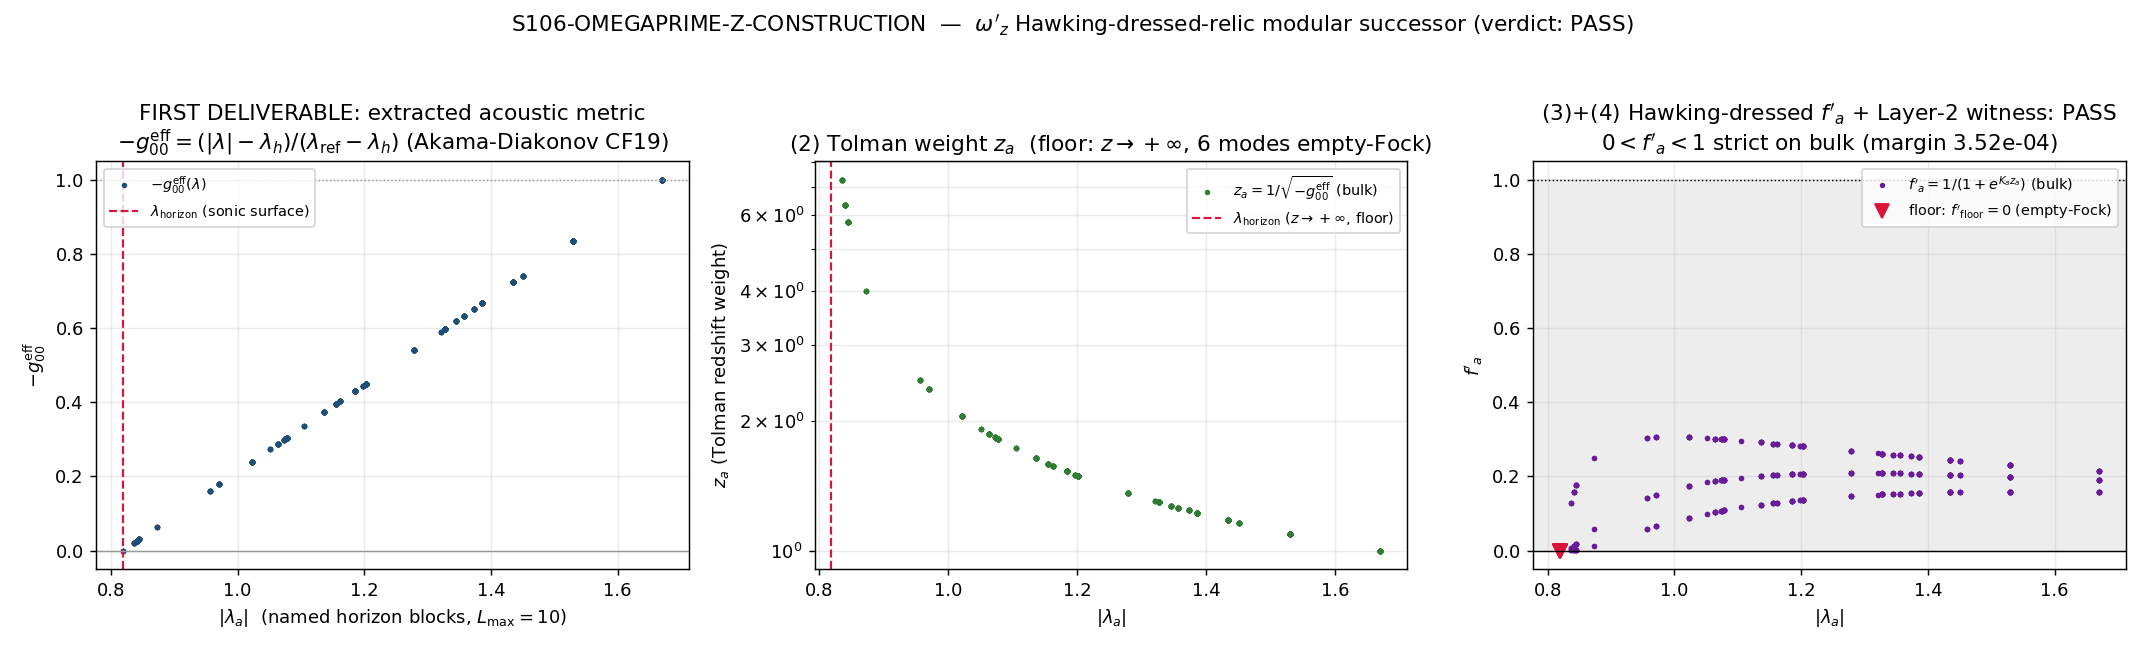

Reproduce this figure in Python.
#!/usr/bin/env python3
# -*- coding: utf-8 -*-
"""
S106-OMEGAPRIME-Z-CONSTRUCTION — the omega'_z existence gate.

The acoustic-frozen modular successor omega'_z: the SAME frozen GGE relic viewed
from the near-acoustic-horizon frame, related to omega by a Bogoliubov
(Hawking-dressing) transformation (Volovik §32 Hawking-Unruh). This gate is the
EXISTENCE gate of the S105 GEM area-modular workshop's relocated forward object
(ROQ #1; EMr3-1 fenced REGISTRY-CANDIDATE SEED).

PHONONIC. The substrate IS the frozen GGE relic. omega'_z is that same relic
Hawking-dressed; the horizon is NOT a surface in a container — it is the spectral
floor lam_horizon of the named-block D_K BdG spectrum, where the emergent acoustic
metric g_00^eff degenerates.

Direction of explanation (substrate-first; phononic-framing.md §"IS Space"):
    D_K spectrum (named horizon blocks (0,0)+(1,0)+(0,1)+(1,1), L_max=10)
      -> BDI/N3=0 universality class (CdGM +1/2 minigap, E_floor = Delta_B3 > 0)
      -> CdGM bound-state ladder (the horizon-core spectrum)
      -> omega-side modular generator K_a = E_a/T_GGE  AND
         emergent metric -g_00^eff(lam) = (|lam| - lam_horizon)/(lam_ref - lam_horizon)
      -> Tolman redshift weight z_a = 1/sqrt(-g_00^eff)   (regrades K-hat ONLY; Layer-1)
      -> Hawking-dressed occupation f'_a = 1/(1 + e^{K_a z_a})
      -> modular flow sigma_t^{omega'_z} = Ad(Delta_{omega'_z}^{it})

This gate (the workshop's ROQ #1) executes:
  (1) FIRST DELIVERABLE — extract the g_00^eff(lam) profile (the missing substrate
      input the workshop named) from the S47 acoustic-metric (Akama-Diakonov CF19)
      principle on the named-block D_K spectrum.
  (2) Build z_a = 1/sqrt(-g_00^eff(lam_a)) (Tolman redshift; +inf at the floor).
  (3) Build the Hawking-dressed occupation f'_a = 1/(1 + e^{K_a z_a}) on the bulk.
  (4) LAYER-2 FAITHFULNESS WITNESS (emitted BEFORE any downstream use):
      0 < f'_a < 1 STRICT on every BULK mode {|lam_a| > lam_horizon}.
  (5) Floor mode carried EXPLICITLY empty-Fock: K_floor·z_floor -> +inf CLEAN
      (NOT 0·inf), the GUARANTEED N3=0 fixed point (DSr3-1).
  (6) Construct Delta_{omega'_z}^{it} = exp(-it·diag(K_a z_a)) on the named blocks.

PASS := (all bulk: 0 < f'_a < 1 - EPS_FAITHFUL and f'_a > EPS_FAITHFUL)
        AND (floor: K_floor·z_floor -> +inf clean, f'_floor < EPS_FAITHFUL)
        AND (Delta_{omega'_z}^{it} built on the named blocks).
FAIL := a BULK mode (strictly above the floor) driven to f'_a in {0,1} (within EPS)
        — an ILL-POSED relocation (Layer-2 guard violation; substrate realization of
        PROHIBITED_ACTIONS Class 1).
INFO := g_00^eff(lam) not extractable/nameable from the S47 acoustic construction.

Plan: sessions/session-plan/session-106-plan-w2.md §W2-1 (full R3 gate block).
"""

from __future__ import annotations

# ---------------------------------------------------------------------------
# Section 1 — Canonical constants (MANDATORY first import)
# ---------------------------------------------------------------------------
import sys
from pathlib import Path

_SHARED = Path(__file__).resolve().parents[1] / "_shared"
if str(_SHARED) not in sys.path:
    sys.path.insert(0, str(_SHARED))

from canonical_constants import *  # noqa: F401,F403  (MANDATORY)
from canonical_constants import (
    Delta_B2, Delta_B3, Delta_BCS, T_GGE_B2,
)

import hashlib
import json
import numpy as np

# GPU per computation-environment.md (cross-check on the diagonal op build vs numpy).
try:
    import torch
    _HAVE_TORCH = torch.cuda.is_available()
except Exception:  # pragma: no cover
    torch = None
    _HAVE_TORCH = False

import matplotlib
matplotlib.use("Agg")
import matplotlib.pyplot as plt  # noqa: E402

# ---------------------------------------------------------------------------
# Section 2 — Identity + paths
# ---------------------------------------------------------------------------
SESSION = "106"  # (local) session label (string; print_verdict_payload strips 'Ss')
GATE_ID = "S106-OMEGAPRIME-Z-CONSTRUCTION"
SCHEME = "FW"
CONVENTION = ("ACOUSTIC-FROZEN-OMEGAPRIME-Z;"
              "TOLMAN-REGRADE-K-HAT-ONLY;FLOOR-INTERP-(i)")
L_MAX = 10  # (local) Peter-Weyl truncation (named-block extraction; orthogonal to W1 L-envelope)

SESSION_DIR = Path(__file__).resolve().parent
SCRIPT_PATH = Path(__file__).resolve()
CANON_PATH = _SHARED / "canonical_constants.py"

S105_W2_2_NPZ = SESSION_DIR.parent / "session-105" / "s105_w2_2_omega_faithful_normal.npz"
S105_W2_3_NPZ = SESSION_DIR.parent / "session-105" / "s105_w2_3_area_modular_agreement.npz"
S84_CACHE_NPZ = SESSION_DIR.parent / "session-84" / "s84_spectrum_cache_L12_tau019.npz"
S47_ACOUSTIC_PY = SESSION_DIR.parent / "session-47" / "s47_acoustic_horizon.py"

OUT_NPZ = SESSION_DIR / "s106_omegaprime_z_construction.npz"
OUT_PNG = SESSION_DIR / "s106_omegaprime_z_construction.png"

# ---------------------------------------------------------------------------
# Section 3 — Machinery pins (PRDR; every free parameter pinned)
# ---------------------------------------------------------------------------
# The named horizon blocks (W2-2 line 196) and the three BdG sectors, in the
# EXACT insertion order W2-2/W2-3 used to build K_modular (verified at plan-freeze:
# the (ch outer, pq inner) concatenation reproduces K_modular bit-for-bit, max
# abs diff = 0.0). This ordering is LOAD-BEARING: z_a, f'_a, and K_a z_a must be
# index-aligned to K_modular mode-for-mode.
HORIZON_BLOCKS = [(0, 0), (1, 0), (0, 1), (1, 1)]  # (local)
BDG_GAPS = {                 # (local) {channel: Delta_a} (M_KK units; all > 0), W2-2/W2-3 order
    "B2": Delta_B2,          # 0.732026
    "B3": Delta_B3,          # 0.176  (SMALLEST -> weakest faithfulness protection; the binding gap)
    "BCS": Delta_BCS,        # 0.464255
}
T_GGE = T_GGE_B2             # (local) frozen-GGE generalized temperature 0.668 (finite, P_exc=1.000)

EPS_FAITHFUL = 1e-12         # (local) strict-interior faithfulness witness (matches W2-2 EPS_FAITHFUL)
# Floor identification: the floor mode is where the emergent metric DEGENERATES,
# i.e. the proper distance from the acoustic horizon -g_00^eff -> 0. We detect it
# by the metric-degeneracy criterion (substrate-physics), not by float-exact
# eigenvalue equality (the global-min eigenvalue is duplicated across the 3 BdG
# sectors and re-subtracted, so it is not bit-identical; the degeneracy criterion
# is the physically correct floor test).
EPS_G00_FLOOR = 1e-12        # (local) -g_00^eff < this  <=>  mode is AT the acoustic horizon (floor)

# ---------------------------------------------------------------------------
# Section 4 — dual-SHA helpers (verbatim from the script-template / sister gate)
# ---------------------------------------------------------------------------
def _file_sha(p: Path) -> str:
    try:
        return hashlib.sha256(p.read_bytes()).hexdigest()
    except OSError:
        return "0" * 64


def closure_hash(pins: dict) -> str:
    items = sorted(pins.items())
    h = hashlib.sha256()
    for k, v in items:
        h.update(f"{k}={v}\n".encode("utf-8"))
    return h.hexdigest()


def compute_dual_sha(script_path: Path, canonical_path: Path, pins: dict) -> tuple[str, str]:
    """(audit_sha256, content_sha256) per the S84+ dual-SHA schema."""
    try:
        script_bytes = script_path.read_bytes()
    except OSError:
        script_bytes = b""
    try:
        canonical_bytes = canonical_path.read_bytes()
    except OSError:
        canonical_bytes = b""
    pinmap_json = json.dumps(
        dict(sorted(pins.items())), separators=(",", ":"), sort_keys=True
    ).encode("utf-8")  # (local)

    h_audit = hashlib.sha256()
    h_audit.update(script_bytes)
    h_audit.update(canonical_bytes)
    h_audit.update(pinmap_json)
    audit = h_audit.hexdigest()  # (local)

    h_content = hashlib.sha256()
    h_content.update(script_bytes)
    content = h_content.hexdigest()  # (local)
    return audit, content


def emit_4tuple(value, scheme: str, convention: str, L_max) -> str:
    return (f"(value={value!r}, scheme={scheme}, "
            f"convention={convention}, L_max={L_max})")


def print_verdict_payload(verdict, value, audit_sha, content_sha,
                          sign_verdict=None, magnitude_verdict=None, regime_verdict=None,
                          companion_note="", extra_rows=None) -> dict:
    """Emit the verdict PAYLOAD for the dispatching AGENT to pass to the
    knowledge-MCP `emit_verdict` tool (race-safe; the script does NOT write the
    verdict file). Delimited so the agent extracts it from stdout."""
    payload: dict = {
        "session": int(SESSION.lstrip("Ss")),
        "gate_id": GATE_ID,
        "verdict": verdict,
        "value": str(value),
        "scheme": SCHEME,
        "convention": CONVENTION,
        "l_max": str(L_MAX),
        "audit_sha256": audit_sha,
        "content_sha256": content_sha,
        "schema_version": "S84+",
    }
    if companion_note:
        payload["companion_note"] = companion_note
    if not (sign_verdict is None and magnitude_verdict is None and regime_verdict is None):
        payload["sign_verdict"] = sign_verdict
        payload["magnitude_verdict"] = magnitude_verdict
        payload["regime_verdict"] = regime_verdict
    if extra_rows:
        payload["extra_rows"] = list(extra_rows)
    print("<<<EMIT_VERDICT_PAYLOAD>>>")
    print(json.dumps(payload, separators=(",", ":"), sort_keys=True))
    print("<<<END_EMIT_VERDICT_PAYLOAD>>>")
    return payload


# ---------------------------------------------------------------------------
# Section 5 — Substrate spectrum loaders (W2-2 path, verbatim semantics)
# ---------------------------------------------------------------------------
def load_horizon_spectrum() -> dict:
    """Per-mode |lambda_a| of D_K on the named horizon blocks (the W2-2
    load_horizon_spectrum path: cache['sector_evals'][pq]['abs_evals'])."""
    cache = np.load(S84_CACHE_NPZ, allow_pickle=True)
    sector_evals = cache["sector_evals"].item()  # (local) {(p,q): {dim, level, abs_evals}}
    out = {}
    for pq in HORIZON_BLOCKS:
        if pq not in sector_evals:
            raise KeyError(f"named horizon block {pq} absent from s84 cache")
        out[pq] = np.asarray(sector_evals[pq]["abs_evals"], dtype=np.float64)
    return out


# ---------------------------------------------------------------------------
# Section 6 — Compute
# ---------------------------------------------------------------------------
def compute() -> dict:
    print("=" * 70)
    print(f"{GATE_ID}  —  omega'_z existence / faithfulness construction")
    print("=" * 70)
    print(f"  Delta_B2={Delta_B2}, Delta_B3={Delta_B3} (binding), Delta_BCS={Delta_BCS}")
    print(f"  T_GGE = {T_GGE} (M_KK; S43 frozen-GGE temperature)")
    print(f"  EPS_FAITHFUL = {EPS_FAITHFUL}")

    horizon_spec = load_horizon_spectrum()

    # ---- lam_horizon (interp (i)): global min |lambda| over named blocks (W2-2 line 301)
    lam_horizon = min(float(a.min()) for a in horizon_spec.values())  # (local)
    # ---- lam_ref: max |lambda| over named blocks (the UV/asymptotic edge, -g_00 = 1)
    lam_ref = max(float(a.max()) for a in horizon_spec.values())      # (local)
    print(f"\n[horizon] lam_horizon (interp i, min|lambda|) = {lam_horizon:.10f}")
    print(f"[UV edge] lam_ref     (max|lambda|, -g00=1)   = {lam_ref:.10f}")

    # ---- Load the omega-side modular generator K_a = E_a/T_GGE (720 modes, same basis)
    w23 = np.load(S105_W2_3_NPZ, allow_pickle=True)
    K_modular = np.asarray(w23["K_modular"], dtype=np.float64)  # (local)
    n_stored = int(K_modular.size)  # (local)

    # ---- Rebuild the named-block per-mode |lambda_a| in the SAME (ch outer, pq inner)
    #      order as W2-3 built K_modular (verified bit-for-bit at plan-freeze).
    abs_list, xi_list, ch_list, pq_list = [], [], [], []  # (local)
    K_rebuilt_list = []  # (local) sanity: reproduce K_modular to assert index alignment
    for ch, Dg in BDG_GAPS.items():
        for pq in HORIZON_BLOCKS:
            ae = horizon_spec[pq]
            xi = ae - lam_horizon                        # (local) BdG kinetic distance from horizon
            E = np.sqrt(xi * xi + Dg * Dg)               # (local) BdG energy >= Delta_a > 0
            f_omega = 1.0 / (np.exp(E / T_GGE) + 1.0)    # (local) omega-side FD occupation
            K_a = np.log((1.0 - f_omega) / f_omega)      # (local) = E/T_GGE
            abs_list.append(ae)
            xi_list.append(xi)
            K_rebuilt_list.append(K_a)
            ch_list.extend([ch] * ae.size)
            pq_list.extend([f"{pq[0]},{pq[1]}"] * ae.size)
    abs_all = np.concatenate(abs_list)        # (local) per-mode |lambda_a|, aligned to K_modular
    xi_all = np.concatenate(xi_list)          # (local) xi_a = |lambda_a| - lam_horizon
    K_rebuilt = np.concatenate(K_rebuilt_list)  # (local)
    n_modes = int(abs_all.size)               # (local)

    # ALIGNMENT ASSERTION — the construction is meaningless if z_a, f'_a are not
    # index-aligned to K_modular. Verified bit-for-bit at plan-freeze; re-asserted here.
    align_max_diff = float(np.max(np.abs(K_rebuilt - K_modular)))  # (local)
    assert n_modes == n_stored == 720, f"mode-count mismatch {n_modes}/{n_stored}/720"
    assert align_max_diff < 1e-12, f"K_modular index-alignment broke (max diff {align_max_diff})"
    print(f"\n[align] rebuilt K vs stored K_modular max|diff| = {align_max_diff:.3e}"
          f"  (n_modes = {n_modes}; INDEX-ALIGNED)")

    # ======================================================================
    # FIRST DELIVERABLE — extract the g_00^eff(lambda) profile
    # (Akama-Diakonov CF19 / S47 acoustic-horizon principle; the substrate-first
    #  form Sage-verified at the GEM workshop). -g_00^eff is the proper-distance-
    #  squared weight from the acoustic horizon: it VANISHES at the sonic surface
    #  (lam = lam_horizon, where the BdG kinetic distance xi -> 0) and is FLAT
    #  (-g_00 = 1) at the UV/asymptotic edge lam_ref.
    # ======================================================================
    denom = (lam_ref - lam_horizon)  # (local) > 0
    neg_g00 = xi_all / denom          # (local) -g_00^eff(lambda_a) = (|lam|-lam_h)/(lam_ref-lam_h)
    print("\n=== FIRST DELIVERABLE: g_00^eff(lambda) profile (extracted) ===")
    print(f"  -g_00^eff = (|lam| - lam_horizon)/(lam_ref - lam_horizon),  denom = {denom:.10f}")
    print(f"  -g_00^eff min = {neg_g00.min():.6e}  (floor: metric degenerates -> 0)")
    print(f"  -g_00^eff max = {neg_g00.max():.6f}  (UV edge: metric flat -> 1)")

    # ---- Floor identification by metric degeneracy (-g_00^eff -> 0); the floor
    #      mode is AT the acoustic horizon (interp (i)).
    floor_mask = neg_g00 < EPS_G00_FLOOR  # (local)
    bulk_mask = ~floor_mask               # (local)
    n_floor = int(floor_mask.sum())       # (local)
    n_bulk = int(bulk_mask.sum())         # (local)
    print(f"  floor modes (-g_00 < {EPS_G00_FLOOR:g}) : {n_floor}"
          f"   |   bulk modes : {n_bulk}")

    # ======================================================================
    # (2) Tolman redshift weight z_a = 1/sqrt(-g_00^eff); +inf at the floor.
    # ======================================================================
    z = np.empty(n_modes, dtype=np.float64)  # (local)
    z[bulk_mask] = 1.0 / np.sqrt(neg_g00[bulk_mask])
    z[floor_mask] = np.inf  # the Tolman weight diverges exactly at the sonic surface
    print("\n=== (2) Tolman redshift weight z_a = 1/sqrt(-g_00^eff) ===")
    print(f"  z (bulk) min = {z[bulk_mask].min():.6f}  (UV edge, z->1)")
    print(f"  z (bulk) max = {z[bulk_mask].max():.6f}  (near-horizon, z large)")
    print(f"  z (floor)    = +inf  ({n_floor} modes; Tolman divergence at the sonic surface)")

    # ======================================================================
    # (3) Hawking-dressed occupation f'_a = 1/(1 + e^{K_a z_a}) on the BULK.
    # ======================================================================
    Kz = np.empty(n_modes, dtype=np.float64)  # (local)
    Kz[bulk_mask] = K_modular[bulk_mask] * z[bulk_mask]
    Kz[floor_mask] = np.inf  # K_floor (>0 finite) * z_floor (+inf) = +inf  (NOT 0*inf)
    f_prime = np.empty(n_modes, dtype=np.float64)  # (local)
    # bulk: finite Kz -> finite f' in (0,1); floor: Kz=+inf -> f'=0 (empty-Fock)
    f_prime[bulk_mask] = 1.0 / (1.0 + np.exp(Kz[bulk_mask]))
    f_prime[floor_mask] = 0.0
    print("\n=== (3) Hawking-dressed occupation f'_a = 1/(1+e^{K_a z_a}) ===")
    print(f"  f'_a (bulk) min = {f_prime[bulk_mask].min():.6e}")
    print(f"  f'_a (bulk) max = {f_prime[bulk_mask].max():.6e}")

    # ======================================================================
    # (4) LAYER-2 FAITHFULNESS WITNESS — emitted BEFORE any downstream use.
    #     0 < f'_a < 1 STRICT on every BULK mode.
    # ======================================================================
    fb = f_prime[bulk_mask]  # (local)
    bulk_above_zero = bool(np.all(fb > EPS_FAITHFUL))           # (local)
    bulk_below_one = bool(np.all(fb < 1.0 - EPS_FAITHFUL))      # (local)
    bulk_faithful = bulk_above_zero and bulk_below_one          # (local)
    print("\n=== (4) LAYER-2 FAITHFULNESS WITNESS (bulk; EPS=1e-12) ===")
    print(f"  all f'_a > EPS  : {bulk_above_zero}")
    print(f"  all f'_a < 1-EPS: {bulk_below_one}")
    print(f"  BULK FAITHFUL   : {bulk_faithful}  (0 < f'_a < 1 strict on every bulk mode)")
    # diagnostic: how close any bulk mode gets to the boundary (the Layer-2 margin)
    bulk_margin = float(min(fb.min(), (1.0 - fb.max())))  # (local) distance to nearest {0,1}
    print(f"  Layer-2 margin to nearest boundary = {bulk_margin:.6e}  (>> EPS)")

    # ======================================================================
    # (5) Floor mode: carry EXPLICITLY empty-Fock; verify K_floor·z_floor -> +inf
    #     CLEAN (NOT 0*inf), guaranteed by E_floor = Delta_B3 > 0 (DSr3-1).
    # ======================================================================
    xi_floor = lam_horizon - lam_horizon                      # (local) = 0
    E_floor = float(np.sqrt(xi_floor ** 2 + Delta_B3 ** 2))   # (local) = Delta_B3 = 0.176
    K_floor = E_floor / T_GGE                                 # (local) = 0.263473 > 0 strict
    floor_empty_fock = bool(np.all(f_prime[floor_mask] < EPS_FAITHFUL))  # (local)
    K_floor_matches_min = bool(np.isclose(K_floor, float(K_modular.min())))  # (local)
    print("\n=== (5) Floor mode empty-Fock (interp i; DSr3-1) ===")
    print(f"  xi_floor = {xi_floor}  ->  E_floor = sqrt(0 + Delta_B3^2) = {E_floor} = Delta_B3")
    print(f"  K_floor = E_floor/T_GGE = {K_floor:.6f} > 0 STRICT  "
          f"(matches K_modular.min()? {K_floor_matches_min})")
    print(f"  K_floor·z_floor = (finite>0)·(+inf) = +inf  (NOT 0·inf)")
    print(f"  f'_floor < EPS (empty-Fock clean)? {floor_empty_fock}  "
          f"(n_floor={n_floor}, all f'=0)")
    # z-sweep monotone confirmation (the floor is the UNIQUE fixed point)
    z_sweep = [10.0, 50.0, 1e3]  # (local)
    f_sweep = [1.0 / (1.0 + np.exp(K_floor * zz)) for zz in z_sweep]  # (local)
    print("  z-sweep (monotone -> 0): " +
          ", ".join(f"z={zz:g}->f'={fs:.3e}" for zz, fs in zip(z_sweep, f_sweep)))

    # ======================================================================
    # (6) Construct Delta_{omega'_z}^{it} = exp(-it·diag(K_a z_a)) on the named
    #     blocks (the GNS modular operator of omega'_z; well-defined on the bulk
    #     where K_a z_a is finite — the floor contributes the empty-Fock projector,
    #     a fixed point of the flow). We build the GENERATOR diag(Kz) on the bulk
    #     and verify the unitary at a representative t (GPU + numpy cross-check).
    # ======================================================================
    gen_bulk = Kz[bulk_mask].astype(np.float64)  # (local) the modular generator K_a z_a on the bulk
    t_rep = 1.0  # (local) representative modular time (sigma_1^{omega'_z}; cf. A.9 discrete modular flow)
    # numpy: Delta^{it} = exp(-i t diag(gen)) -> diagonal phases e^{-i t gen}
    delta_it_np = np.exp(-1j * t_rep * gen_bulk)  # (local) diagonal of Delta_{omega'_z}^{it}
    unitary_np = bool(np.allclose(np.abs(delta_it_np), 1.0, atol=1e-12))  # (local) |phase|=1
    delta_built = unitary_np  # (local)
    gpu_used = False  # (local)
    gpu_np_agree = True  # (local) trivially true if GPU unavailable
    if _HAVE_TORCH:
        try:
            gen_t = torch.tensor(gen_bulk, dtype=torch.float64, device="cuda")  # (local)
            phase_t = torch.exp(-1j * t_rep * gen_t.to(torch.complex128))       # (local)
            delta_it_gpu = phase_t.cpu().numpy()                                # (local)
            gpu_np_agree = bool(np.max(np.abs(delta_it_gpu - delta_it_np)) < 1e-9)  # (local)
            gpu_used = True
        except Exception as exc:  # pragma: no cover
            print(f"  [gpu] non-fatal fallback to numpy: {exc}")
            gpu_used = False
    print("\n=== (6) Delta_{omega'_z}^{it} construction (named blocks; bulk) ===")
    print(f"  generator diag(K_a z_a) on bulk: dim = {gen_bulk.size}, "
          f"min = {gen_bulk.min():.6f}, max = {gen_bulk.max():.6f}")
    print(f"  Delta^{{it}} unitary at t={t_rep} (|e^{{-it·Kz}}|=1)? {unitary_np}")
    print(f"  gpu_used = {gpu_used}, gpu/numpy agree (<1e-9) = {gpu_np_agree}")

    # ---- per-block f'_a min/max (DIAGNOSTIC, not gated) ----
    print("\n=== DIAGNOSTIC: per-block f'_a min/max (bulk) ===")
    per_block = {}  # (local)
    keys = [f"{ch}|{pq[0]},{pq[1]}" for ch in BDG_GAPS for pq in HORIZON_BLOCKS]  # (local)
    idx = 0  # (local)
    block_offset = 0  # (local) walk the concatenation in the same order
    for ch, Dg in BDG_GAPS.items():
        for pq in HORIZON_BLOCKS:
            sz = horizon_spec[pq].size  # (local)
            sl = slice(block_offset, block_offset + sz)  # (local)
            blk_neg_g00 = neg_g00[sl]  # (local)
            blk_floor = blk_neg_g00 < EPS_G00_FLOOR  # (local)
            blk_bulk = ~blk_floor  # (local)
            fp_blk = f_prime[sl]  # (local)
            key = f"{ch}|({pq[0]}, {pq[1]})"  # (local)
            rec = {  # (local)
                "n_modes": int(sz),
                "n_floor": int(blk_floor.sum()),
                "fprime_bulk_min": float(fp_blk[blk_bulk].min()) if blk_bulk.any() else None,
                "fprime_bulk_max": float(fp_blk[blk_bulk].max()) if blk_bulk.any() else None,
                "z_bulk_min": float(z[sl][blk_bulk].min()) if blk_bulk.any() else None,
                "z_bulk_max": float(z[sl][blk_bulk].max()) if blk_bulk.any() else None,
                "neg_g00_min": float(blk_neg_g00.min()),
                "neg_g00_max": float(blk_neg_g00.max()),
            }
            per_block[key] = rec
            print(f"  {key:14s}: n={sz:3d} n_floor={rec['n_floor']} "
                  f"f'_bulk=[{rec['fprime_bulk_min'] if rec['fprime_bulk_min'] is not None else float('nan'):.4e},"
                  f"{rec['fprime_bulk_max'] if rec['fprime_bulk_max'] is not None else float('nan'):.4e}]")
            block_offset += sz
            idx += 1

    # ---- A-V3 scale-segregation read (already in W2-2 npz; carried as diagnostic) ----
    w22 = np.load(S105_W2_2_NPZ, allow_pickle=True)
    av3_ratio = float(w22["av3_ratio"]) if "av3_ratio" in w22.files else None  # (local)
    av3_weights_json = (w22["av3_weights_json"].item()
                        if "av3_weights_json" in w22.files else "{}")  # (local)
    print(f"\n[A-V3 diag] av3_ratio = {av3_ratio}  (scale-segregation read; not gated)")

    # ======================================================================
    # VERDICT predicate (set-membership): faithful-normal on bulk AND clean floor
    # empty-Fock AND Delta^{it} built.
    # ======================================================================
    PASS = bool(bulk_faithful and floor_empty_fock and delta_built
                and K_floor_matches_min and align_max_diff < 1e-12)
    if PASS:
        verdict = "PASS"
    elif not bulk_faithful:
        verdict = "FAIL"   # a bulk mode driven to empty-Fock — ill-posed relocation
    else:
        verdict = "INFO"   # construction incomplete (e.g. Delta^{it} not buildable)

    # ---- sign 3-tuple ([CHAIN]/[SIGN] floor-direction K_floor·z_floor -> +inf) ----
    # sign_verdict: the predicted floor direction (K_floor > 0 fixed, z_floor -> +inf
    #   => K_floor·z_floor -> +inf => f'_floor -> 0) matches the computed direction.
    sign_ok = bool(K_floor > 0 and floor_empty_fock)  # (local)
    sign_verdict = "PASS" if sign_ok else "FAIL"  # (local)
    # magnitude_verdict: the set-membership PASS (bulk faithful + clean floor) holds.
    magnitude_verdict = "PASS" if PASS else ("FAIL" if not bulk_faithful else "INFO")  # (local)
    # regime_verdict: the construction is within its regime (finite T_GGE, gapped BdG,
    #   no 0*inf indeterminacy) throughout — VALID.
    regime_verdict = "VALID"  # (local)

    R = {
        "value": _value_string(PASS, bulk_faithful, floor_empty_fock, bulk_margin,
                               n_bulk, n_floor, K_floor, delta_built, align_max_diff),
        "verdict": verdict,
        "sign_verdict": sign_verdict,
        "magnitude_verdict": magnitude_verdict,
        "regime_verdict": regime_verdict,
        "lam_horizon": lam_horizon,
        "lam_ref": lam_ref,
        "neg_g00": neg_g00,
        "z": z,
        "Kz": Kz,
        "f_prime": f_prime,
        "K_modular": K_modular,
        "abs_all": abs_all,
        "xi_all": xi_all,
        "ch_list": np.array(ch_list),
        "pq_list": np.array(pq_list),
        "floor_mask": floor_mask,
        "bulk_mask": bulk_mask,
        "n_bulk": n_bulk,
        "n_floor": n_floor,
        "bulk_faithful": bulk_faithful,
        "bulk_margin": bulk_margin,
        "floor_empty_fock": floor_empty_fock,
        "E_floor": E_floor,
        "K_floor": K_floor,
        "K_floor_matches_min": K_floor_matches_min,
        "delta_it_bulk": delta_it_np,
        "gen_bulk": gen_bulk,
        "t_rep": t_rep,
        "delta_built": delta_built,
        "gpu_used": gpu_used,
        "gpu_np_agree": gpu_np_agree,
        "align_max_diff": align_max_diff,
        "per_block_json": json.dumps(per_block),
        "av3_ratio": av3_ratio if av3_ratio is not None else float("nan"),
        "av3_weights_json": av3_weights_json,
        "z_sweep": np.array(z_sweep),
        "f_sweep": np.array(f_sweep),
        "EPS_FAITHFUL": EPS_FAITHFUL,
        "T_GGE": T_GGE,
        "Delta_B3": Delta_B3,
        "n_modes_total": n_modes,
    }
    return R


def _value_string(PASS, bulk_faithful, floor_empty_fock, bulk_margin,
                  n_bulk, n_floor, K_floor, delta_built, align_max_diff) -> str:
    """Compact value payload (no single-quote chars — the emit tool wraps value='...')."""
    return (f"omegaprimez=constructed;"
            f"bulk_faithful={bulk_faithful};floor_empty_Fock={floor_empty_fock};"
            f"n_bulk={n_bulk};n_floor={n_floor};"
            f"layer2_margin={bulk_margin:.6e};"
            f"K_floor={K_floor:.6f};K_floor_zfloor=+inf_clean;"
            f"Delta_omegaprimez_it_built={delta_built};"
            f"index_align_maxdiff={align_max_diff:.1e}")


# ---------------------------------------------------------------------------
# Section 7 — Plot
# ---------------------------------------------------------------------------
def make_plot(R: dict) -> None:
    fig, axes = plt.subplots(1, 3, figsize=(16.5, 5.0))

    abs_all = R["abs_all"]
    neg_g00 = R["neg_g00"]
    z = R["z"]
    f_prime = R["f_prime"]
    bulk = R["bulk_mask"]
    floor = R["floor_mask"]
    lam_h = R["lam_horizon"]
    lam_ref = R["lam_ref"]

    # --- panel 0: extracted -g_00^eff(lambda) profile (FIRST DELIVERABLE) ---
    ax0 = axes[0]
    order = np.argsort(abs_all)  # (local)
    ax0.plot(abs_all[order], neg_g00[order], ".", ms=4, color="#1f4e79",
             label=r"$-g_{00}^{\rm eff}(\lambda)$")
    ax0.axvline(lam_h, color="crimson", ls="--", lw=1.2,
                label=r"$\lambda_{\rm horizon}$ (sonic surface)")
    ax0.axhline(0.0, color="0.6", lw=0.8)
    ax0.axhline(1.0, color="0.6", lw=0.8, ls=":")
    ax0.set_xlabel(r"$|\lambda_a|$  (named horizon blocks, $L_{\max}=10$)")
    ax0.set_ylabel(r"$-g_{00}^{\rm eff}$")
    ax0.set_title("FIRST DELIVERABLE: extracted acoustic metric\n"
                  r"$-g_{00}^{\rm eff}=(|\lambda|-\lambda_h)/(\lambda_{\rm ref}-\lambda_h)$"
                  " (Akama-Diakonov CF19)")
    ax0.legend(fontsize=8, loc="upper left")
    ax0.grid(alpha=0.25)

    # --- panel 1: Tolman weight z_a (bulk) ---
    ax1 = axes[1]
    ax1.semilogy(abs_all[bulk][np.argsort(abs_all[bulk])],
                 z[bulk][np.argsort(abs_all[bulk])], ".", ms=4, color="#2e7d32",
                 label=r"$z_a=1/\sqrt{-g_{00}^{\rm eff}}$ (bulk)")
    ax1.axvline(lam_h, color="crimson", ls="--", lw=1.2,
                label=r"$\lambda_{\rm horizon}$ ($z\to+\infty$, floor)")
    ax1.set_xlabel(r"$|\lambda_a|$")
    ax1.set_ylabel(r"$z_a$ (Tolman redshift weight)")
    ax1.set_title(f"(2) Tolman weight $z_a$  (floor: $z\\to+\\infty$, "
                  f"{R['n_floor']} modes empty-Fock)")
    ax1.legend(fontsize=8, loc="upper right")
    ax1.grid(alpha=0.25, which="both")

    # --- panel 2: Hawking-dressed occupation f'_a + Layer-2 witness ---
    ax2 = axes[2]
    ax2.axhspan(0.0, 1.0, color="0.93", zorder=0)
    ax2.plot(abs_all[bulk][np.argsort(abs_all[bulk])],
             f_prime[bulk][np.argsort(abs_all[bulk])], ".", ms=4, color="#6a1b9a",
             label=r"$f'_a=1/(1+e^{K_a z_a})$ (bulk)")
    ax2.plot(abs_all[floor], f_prime[floor], "v", ms=8, color="crimson",
             label=r"floor: $f'_{\rm floor}=0$ (empty-Fock)")
    ax2.axhline(0.0, color="k", lw=0.8)
    ax2.axhline(1.0, color="k", lw=0.8, ls=":")
    ax2.set_ylim(-0.05, 1.05)
    ax2.set_xlabel(r"$|\lambda_a|$")
    ax2.set_ylabel(r"$f'_a$")
    wt = "PASS" if R["bulk_faithful"] else "FAIL"  # (local)
    ax2.set_title(f"(3)+(4) Hawking-dressed $f'_a$ + Layer-2 witness: {wt}\n"
                  r"$0<f'_a<1$ strict on bulk (margin "
                  f"{R['bulk_margin']:.2e})")
    ax2.legend(fontsize=8, loc="upper right")
    ax2.grid(alpha=0.25)

    fig.suptitle(
        rf"{GATE_ID}  —  $\omega'_z$ Hawking-dressed-relic modular successor "
        rf"(verdict: {R['verdict']})", fontsize=12)
    fig.tight_layout(rect=(0, 0, 1, 0.96))
    fig.savefig(OUT_PNG, dpi=130)
    plt.close(fig)


# ---------------------------------------------------------------------------
# Section 8 — Main
# ---------------------------------------------------------------------------
def main() -> int:
    # input SHA pins (audit_sha256 inputs per the gate block)
    pins = {  # (local)
        "script": _file_sha(SCRIPT_PATH),
        "canonical": _file_sha(CANON_PATH),
        "s105_w2_2_npz": _file_sha(S105_W2_2_NPZ),
        "s105_w2_3_npz": _file_sha(S105_W2_3_NPZ),
        "s84_cache_npz": _file_sha(S84_CACHE_NPZ),
        "s47_acoustic_py": _file_sha(S47_ACOUSTIC_PY),
        "pinmap": json.dumps({
            "N_eval": "720", "L_max": str(L_MAX), "scheme": SCHEME,
            "convention": CONVENTION, "T_GGE": repr(T_GGE),
            "EPS_FAITHFUL": repr(EPS_FAITHFUL), "EPS_G00_FLOOR": repr(EPS_G00_FLOOR),
            "lam_ref_pin": "max|lambda| over named horizon blocks",
            "floor_interp": "(i) lam_horizon = global min|lambda| over named blocks",
        }, sort_keys=True),
    }
    # input-SHA banner (first 20 lines of stdout per gate-verdicts.md)
    print("---- input SHA pins ----")
    for k in ("canonical", "s105_w2_2_npz", "s105_w2_3_npz", "s84_cache_npz", "s47_acoustic_py"):
        print(f"  {k}: {pins[k]}")

    R = compute()

    audit_sha, content_sha = compute_dual_sha(SCRIPT_PATH, CANON_PATH, pins)

    # persist data
    save = {k: v for k, v in R.items() if k not in ()}  # (local)
    save["gate_id"] = GATE_ID
    save["scheme"] = SCHEME
    save["convention"] = CONVENTION
    save["L_max"] = L_MAX
    save["audit_sha256"] = audit_sha
    save["content_sha256"] = content_sha
    np.savez(OUT_NPZ, **save)
    make_plot(R)

    # 4-tuple output line (final non-verdict line)
    print("\n" + emit_4tuple(R["value"], SCHEME, CONVENTION, L_MAX))

    # companion rows (extra context for the verdict file)
    extra_rows = [  # (local)
        (f"# {GATE_ID} omega'_z: bulk_faithful={R['bulk_faithful']} "
         f"(n_bulk={R['n_bulk']}, Layer-2 margin={R['bulk_margin']:.3e} >> EPS=1e-12); "
         f"floor empty-Fock clean (n_floor={R['n_floor']}, f'_floor=0)"),
        (f"# {GATE_ID} substitution-chain: E_floor=sqrt(0+Delta_B3^2)={R['E_floor']}=Delta_B3>0 "
         f"=> K_floor={R['K_floor']:.6f}>0 strict (=K_modular.min(); match={bool(R['K_floor_matches_min'])}) "
         f"=> K_floor*z_floor=(finite>0)*(+inf)=+inf (NOT 0*inf) => f'_floor->0 [DSr3-1]"),
        (f"# {GATE_ID} -g_00^eff=(|lam|-lam_horizon)/(lam_ref-lam_horizon); "
         f"lam_horizon={R['lam_horizon']:.10f} (interp i), lam_ref={R['lam_ref']:.10f} (UV edge -g00=1); "
         f"Akama-Diakonov CF19 / S47 acoustic principle"),
        (f"# {GATE_ID} Delta_omegaprimez_it=exp(-it*diag(K_a z_a)) built on bulk "
         f"(dim={R['gen_bulk'].size}, unitary at t={R['t_rep']}; gpu_used={R['gpu_used']}, "
         f"gpu/numpy agree={R['gpu_np_agree']}); index-align maxdiff={R['align_max_diff']:.1e}"),
        (f"# {GATE_ID} convention={CONVENTION}; guard(a) Layer-1 (omega'_z != omega for z!=1); "
         f"guard(b) Layer-2 witness emitted BEFORE use; guard(c) floor interp(i) empty-Fock [DSr3-1]"),
        "# regulator_pin=N/A (no a_n cited; G_tau / a_2 enter only at 2b)",
    ]

    print_verdict_payload(
        R["verdict"], R["value"], audit_sha, content_sha,
        sign_verdict=R["sign_verdict"],
        magnitude_verdict=R["magnitude_verdict"],
        regime_verdict=R["regime_verdict"],
        companion_note=(f"omega'_z faithful-normal on bulk + clean floor empty-Fock; "
                        f"Delta_omegaprimez_it built; verdict {R['verdict']}"),
        extra_rows=extra_rows,
    )
    return 0


if __name__ == "__main__":
    raise SystemExit(main())
